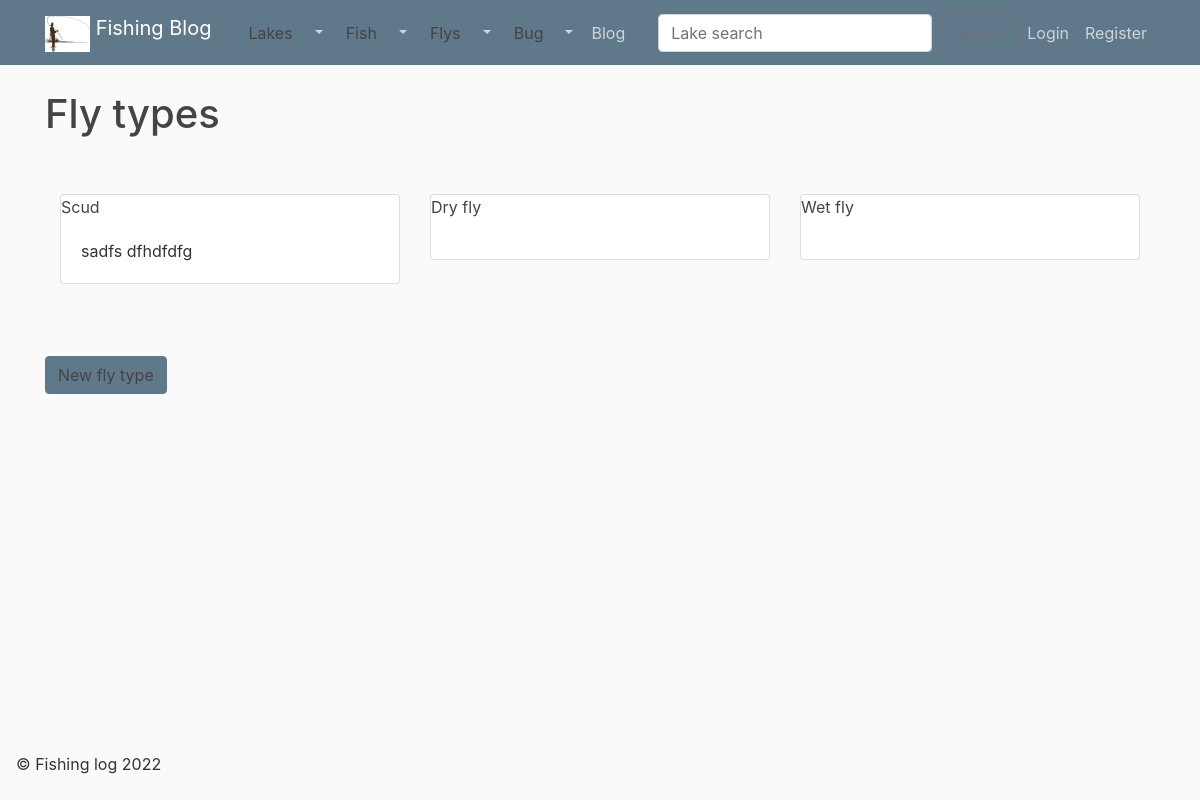
Page /fly_type/ on the earlier database version.
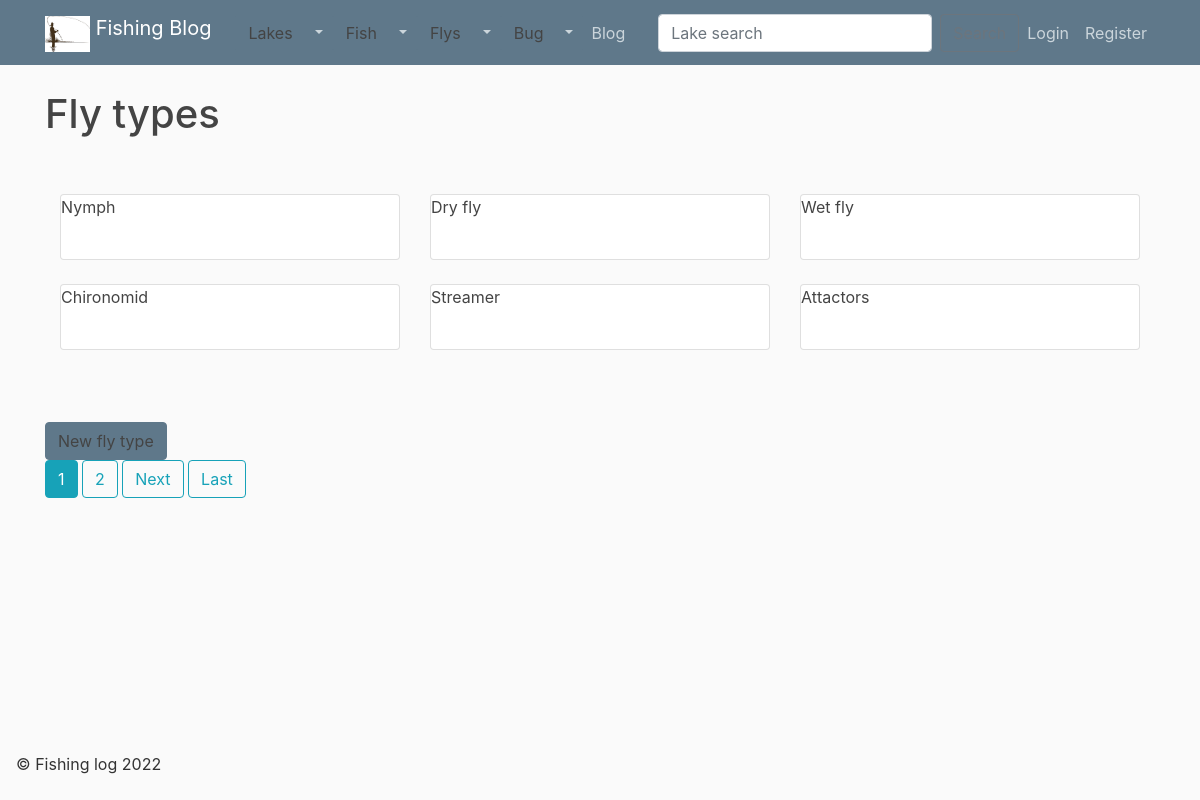
Same page on the later database version.
### catches/models.py (models this page shows, shortened)
class Fly_type(models.Model):
    name = models.CharField(max_length = 100)
    notes = models.TextField(blank=True)

### catches/views.py (the view)
class Fly_typeListView (ListView):
    model = Fly_type
    context_object_name = 'fly_types'
    paginate_by = 6

### catches/templates/catches/fly_type_list.html
{% extends "catches/base/base.html" %}
{% block content %}
<h1>Fly types</h1>
<div class="album py-5 ">
    <div class="container">
        <div class = "row">
            {% for type in fly_types %}
            <div class="col-md-4">
                <div class="card mb-4 box-shadow">
                    <a href="{% url 'fly_type_detail' type.id %}" class="card-link">{{ type.name}} </a>
                    <div class="card-body">
                        <p class="card-text">{{ type.notes }}</p>
                    </div>
                </div>
            </div>
            {% endfor %}
        </div>
    </div>
</div>
<div class="container">
    <div class = "row">
        <button type="button" class="btn btn-primary">
            <a href="{% url 'fly_type_create' %}">New fly type</a>
        </button>
    </div>
</div>
{% endblock content %}

Differences in the rows shown:
changed Fly_type: name "Scud" → "Nymph"; notes "sadfs dfhdfdfg" → (not shown)
added Fly_type: name "Chironomid"
added Fly_type: name "Streamer"
added Fly_type: name "Attactors"
Other differences:
new list line: "1"
new list line: "2"
text now shown: "Next Last"
